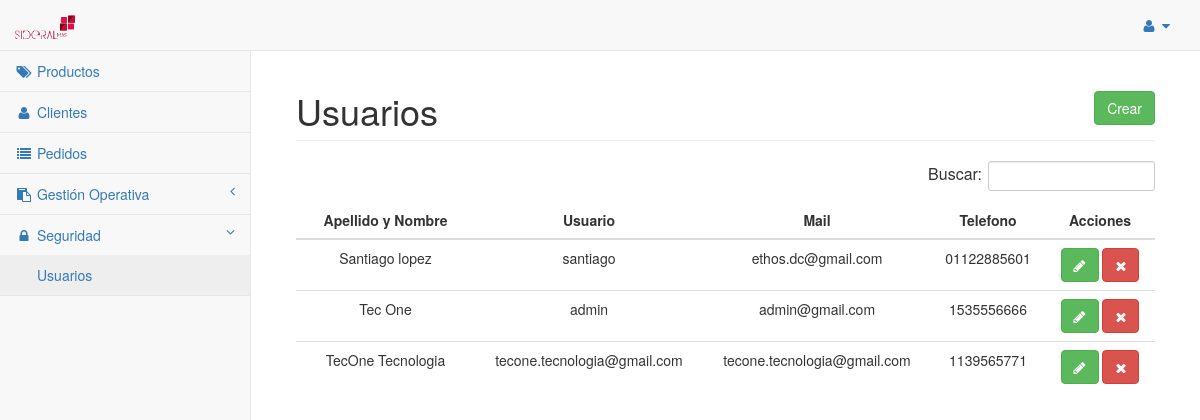
The app's page /gestion/usuarios.php (signed in) with its own data.
### tables this page shows
CREATE TABLE `usuario` (
  `id` int(11) NOT NULL,
  `usuario` varchar(50) NOT NULL,
  `clave` varchar(70) NOT NULL,
  `mail` varchar(100) DEFAULT NULL,
  `telefono` varchar(100) DEFAULT NULL,
  `estado` varchar(1) NOT NULL DEFAULT 'A',
  `apellidonombre` varchar(255) DEFAULT NULL
);

### gestion/Objetos/Modelo.php (called while the page is built, shortened)
<?php
class Modelo
{
	private $host = "localhost";
	private $user = "root";
	private $pass = "root";
	private $bd = "bd_cecilia";
    public function __construct()
    {
        $this->_db = new mysqli($this->host, $this->user, $this->pass, $this->bd);
    }
}
?>

### gestion/Objetos/GestionUsuario.php (called while the page is built, shortened)
<?php
require_once "Modelo.php";
class GestionUsuario extends Modelo
{
    public function traerUsuarios()
    {
		$result = $this->_db->query('SELECT * FROM usuario');
        $users = $result->fetch_all(MYSQLI_ASSOC);
        return $users;
    }
}
?>

### gestion/usuarios.php (the view, shortened to what this page needs)
<?php
require_once "Objetos/GestionUsuario.php";
$usuarios = new GestionUsuario();
include('header.php');
?>
                    <div class="col-lg-12">
                        <h1 class="page-header">
						Usuarios
						<button class="btn btn-success" style="float: right;" data-toggle="modal" data-target="#modal">
							Crear
						</button>
						</h1>
                    </div>
                    <div class="col-lg-12">
						<table class="table text-center" id="tabla">
							<thead>
								<tr>
									<th>
										Apellido y Nombre
									</th>
									<th>
										Usuario
									</th>
									<th>
										Mail
									</th>
									<th>
										Telefono
									</th>
									<th>
										Acciones
									</th>
								</tr>
							</thead>
							<tbody>
								<?php
								$regusuarios = $usuarios->traerUsuarios();
								foreach ($regusuarios as $reg)
								{
									echo "
									<tr>
										<td>$reg[apellidonombre]</td>
										<td>$reg[usuario]</td>
										<td>$reg[mail]</td>
										<td>$reg[telefono]</td>
										";
										if($reg['estado']=='B'){
											echo "<td>
												<a title='Activar' class='btn btn-primary' href='./gestion.php?id=$reg[id]&opcion=activarusuario'><i class='fa fa-spin fa-refresh'></i></a>
											</td>";
										}else{
											echo "<td>
												<button title='Editar' class='btn btn-success' onclick='editar(\"$reg[apellidonombre]\", \"$reg[usuario]\", \"$reg[mail]\", \"$reg[telefono]\", \"$reg[clave]\", \"$reg[id]\");'><i class='fa fa-pencil'></i></button>
												<a title='Borrar' class='btn btn-danger' href='./gestion.php?id=$reg[id]&opcion=bajausuario'><i class='fa fa-times'></i></a>
											</td>";
										}
									echo "</tr>";
								}
								?>
							</tbody>
						</table>
                    </div>
                </div>
            </div>
        </div>
    </div>
</body>
</html>

### gestion/usuarios.php (style rules this page uses)
th { text-align:center; }

### records on screen
usuario: apellidonombre "Tec One", usuario "admin", mail "admin@gmail.com", telefono "1535556666"
usuario: apellidonombre "TecOne Tecnologia", usuario "tecone.tecnologia@gmail.com", mail "tecone.tecnologia@gmail.com", telefono "1139565771"
usuario: apellidonombre "Santiago lopez", usuario "santiago", mail "ethos.dc@gmail.com", telefono "01122885601"
